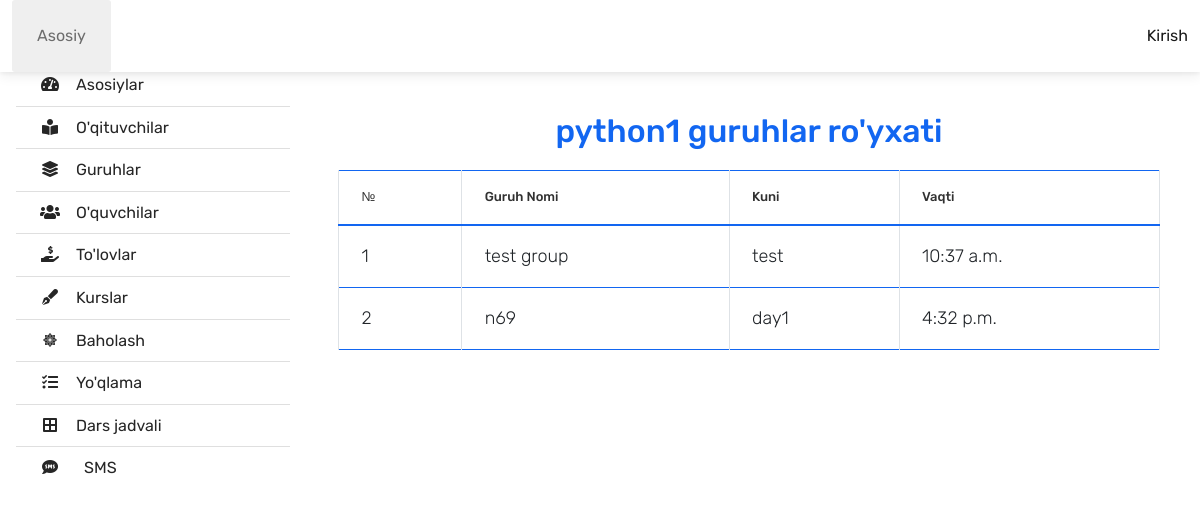
The page /courseGroup/1 on the database as committed earlier.
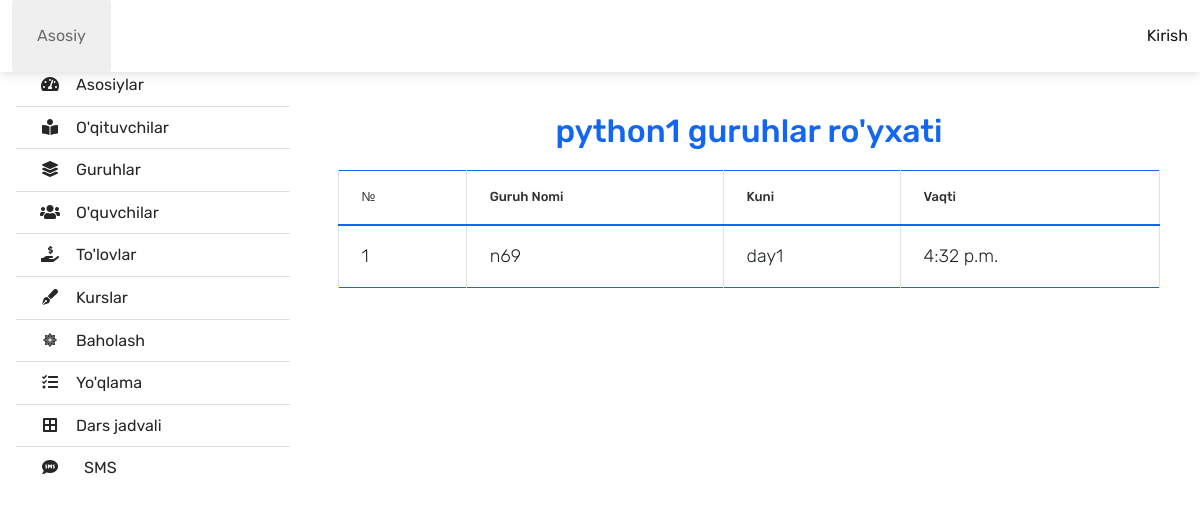
The same page on the database as committed later.
### centerapp/models.py (models this page shows, shortened)
class GroupStudent ( models.Model ) :
    groupName = models.CharField ( max_length=25 )
    teacher = models.ForeignKey ( Teacher, on_delete=models.CASCADE )
    startTime = models.DateField ()
    finishTime = models.DateField ()
    status = models.ForeignKey ( Status, on_delete=models.CASCADE, null=True )
    day = models.ForeignKey ( GroupDay, on_delete=models.CASCADE, null=True )
    time = models.TimeField ( null=True )
    course = models.ForeignKey ( Course, on_delete=models.CASCADE, null=True )
    inProgress = models.BooleanField ( default=None, null=True )

class GroupDay ( models.Model ) :
    name = models.CharField ( max_length=50 )
    def __str__(self) :
        return self.name

### centerapp/views.py (the view)
def courseGroup(request, pk) :
    course = Course.objects.get ( pk=pk )
    groups = GroupStudent.objects.filter ( course_id=pk )
    context = {
        'groups' : groups,
        'course' : course
    }
    return render ( request, 'group/courseGroup.html', context )

### centerapp/models.py (called while the page is built)
    def __str__(self) :
        return self.name

### centerapp/templates/group/courseGroup.html (shortened to what this page needs)
{% extends 'adminBase.html' %}
{% load static %}
{% block main %}
<h2 class="text-center text-primary">{{course}} guruhlar ro'yxati</h2>
<div class="container">
    <table class="table table-bordered border-primary">
        <thead>
        <th class="text-muted">№</th>
        <th class="text-muted">Guruh Nomi</th>
        <th class="text-muted">Kuni</th>
        <th class="text-muted">Vaqti</th>
        </thead>
        <tbody>
        {% for item in groups %}
        <tr id="{{item.id}}">
            <td class="">{{ forloop.counter }}</td>
            <td class="">{{item.groupName}}</td>
            <td class="">{{item.day}}</td>
            <td class="">{{item.time}}</td>
            {% endfor %}
        </tbody>
    </table>
</div>
{% endblock %}

Rows that differ between the two databases and show on the page:
removed GroupStudent: groupName "test group", day "test", time "10:37 a.m."
